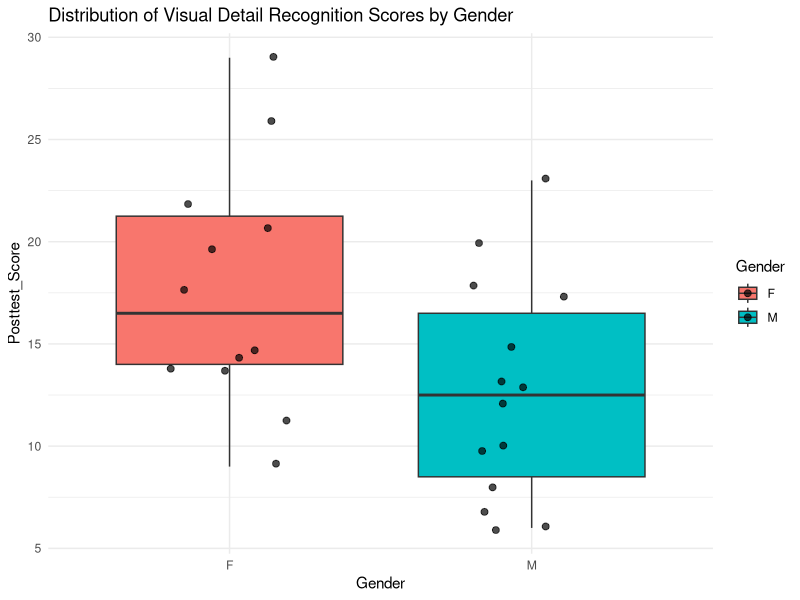

Write the R code that produced this figure.
## ---- chunk 1
library(tidyverse)
## ---- chunk 2
data <- tibble(
  Participant = 1:26,
  Gender = c(rep("M", 14), rep("F", 12)),
  Posttest_Score = c(6, 15, 8, 10, 6, 12, 7, 13, 13, 10, 18, 23, 17, 20, 14, 26, 14, 11, 29, 20, 15, 18, 9, 14, 21, 22)
  ) %>% 
  mutate(Gender_Binary = ifelse(Gender == "M", 0, 1)) 

print(data)
## ---- chunk 3
M_1 <- mean(data %>% filter(Gender_Binary == 1) %>% pull(Posttest_Score))
cat("means for female:", round(M_1, 4), "\n")
## ---- chunk 4
M_0 <- mean(data %>% filter(Gender_Binary == 0) %>% pull(Posttest_Score))
cat("means for male:", round(M_0, 4), "\n")
## ---- chunk 5
s <- sd(data$Posttest_Score)
cat("standard deviation for the interval:", round(M_0, 4), "\n")
## ---- chunk 6
n <- nrow(data)
cat("total number of people:", round(n, 4), "\n")
## ---- chunk 7
p_1 <- sum(data$Gender_Binary == 1) / n
cat("proportions for female", round(p_1 , 4), "\n")
## ---- chunk 8
p_0 <- sum(data$Gender_Binary == 0) / n
cat("proportions for male", round(p_0 , 4), "\n")
## ---- chunk 9
r_pb <- (abs((M_0- M_1) / s) * sqrt(p_0 * p_1))
cat("Point-Biserial Correlation (r_pb):", round(r_pb, 4), "\n")
## ---- chunk 10
Z_star<- (r_pb * sqrt(n - 1))
cat("critical value (Z_star):", round(Z_star, 4), "\n")
## ---- chunk 11
if ((Z_star) > 1.96) {
  conclusion <- "The correlation is statistically significant. We reject H₀ and conclude there is a significant correlation."
} else {
  conclusion <- "The correlation is not statistically significant. We fail to reject H₀."
}

print(conclusion)
## ---- chunk 12
data_long <- data %>%
  pivot_longer(cols = Posttest_Score, names_to = "Variable", values_to = "Score")

ggplot(data_long, aes(x = Gender, y = Score, fill = Gender)) +
  geom_boxplot(outlier.color = "red", outlier.shape = 8) +
  geom_jitter(width = 0.2, size = 2, alpha = 0.7) +
  labs(
    title = "Distribution of Visual Detail Recognition Scores by Gender",
    x = "Gender",
    y = "Posttest_Score"
  ) +
  theme_minimal()
